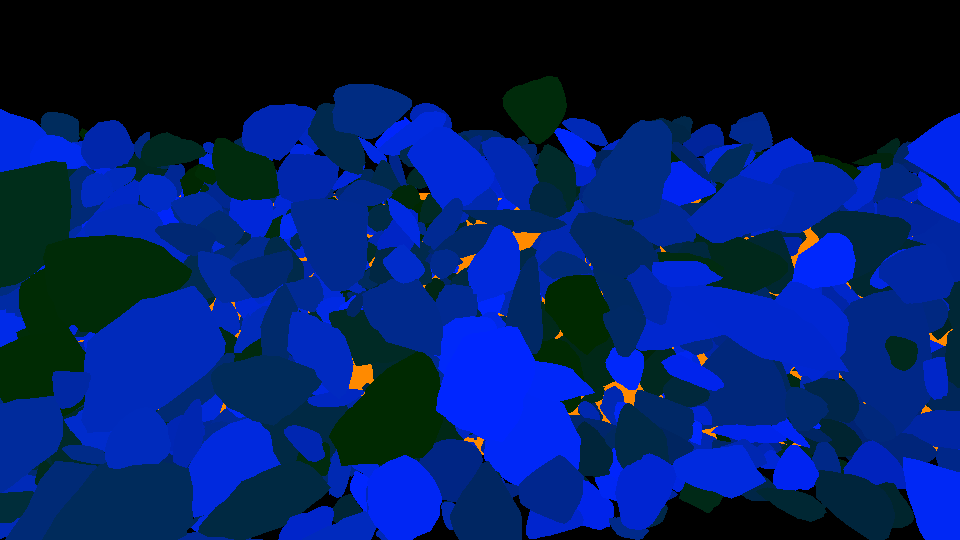
#> input picture synthetic/img-origin.png, 960 x 540 px
$ python -i watershed.py   (imports and definitions only)   (older library calls are emulated)
#> lines starting #> are read from the running program, lines starting #| are printed output that depends on the picture; after the words box and inside, x2 and y2 are one past the last pixel; in counts of white or black regions, pixels touching at a corner belong together
import numpy as np
import cv2
from skimage.feature import peak_local_max
from skimage.segmentation import watershed
from scipy import ndimage

class NoMarkersError(Exception):
    pass


import logging
import numpy as np


# Homomorphic filter class
class HomomorphicFilter:
    """Homomorphic filter implemented with diferents filters and an option to an external filter.

    High-frequency filters implemented:
        butterworth
        gaussian
    Attributes:
        a, b: Floats used on emphasis filter:
            H = a + b*H

        .
    """

    def __init__(self, a=0.5, b=1.5):
        self.a = float(a)
        self.b = float(b)

    # Filters
    def __butterworth_filter(self, I_shape, filter_params):
        P = I_shape[0] / 2
        Q = I_shape[1] / 2
        U, V = np.meshgrid(range(I_shape[0]), range(I_shape[1]), sparse=False, indexing='ij')
        Duv = (((U - P) ** 2 + (V - Q) ** 2)).astype(float)
        H = 1 / (1 + (Duv / filter_params[0] ** 2) ** filter_params[1])
        return (1 - H)

    # [8 lines left out: function __gaussian_filter, not called in this run]

    # Methods
    def __apply_filter(self, I, H):
        H = np.fft.fftshift(H)
        I_filtered = (self.a + self.b * H) * I
        return I_filtered

    def filter(self, I, filter_params, filter='butterworth', H=None):
        """
        Method to apply homormophic filter on an image
        Attributes:
            I: Single channel image
            filter_params: Parameters to be used on filters:
                butterworth:
                    filter_params[0]: Cutoff frequency
                    filter_params[1]: Order of filter
                gaussian:
                    filter_params[0]: Cutoff frequency
            filter: Choose of the filter, options:
                butterworth
                gaussian
                external
            H: Used to pass external filter
        """

        #  Validating image
        if len(I.shape) is not 2:
            raise Exception('Improper image')

        # Take the image to log domain and then to frequency domain
        I_log = np.log1p(np.array(I, dtype="float"))
        I_fft = np.fft.fft2(I_log)

        # Filters
        if filter == 'butterworth':
            H = self.__butterworth_filter(I_shape=I_fft.shape, filter_params=filter_params)
        elif filter == 'gaussian':
            H = self.__gaussian_filter(I_shape=I_fft.shape, filter_params=filter_params)
        elif filter == 'external':
            print('external')
            if len(H.shape) is not 2:
                raise Exception('Invalid external filter')
        else:
            raise Exception('Selected filter not implemented')

        # Apply filter on frequency domain then take the image back to spatial domain
        I_fft_filt = self.__apply_filter(I=I_fft, H=H)
        I_filt = np.fft.ifft2(I_fft_filt)
        I = np.exp(np.real(I_filt)) - 1
        return np.uint8(I)


# End of class HomomorphicFilter


def crop(frame):
    return frame[850:1750, 0:1000]


# [28 lines left out: functions preprocessing, getSobel, not called in this run]

def findMarkers(v):
    kernel = np.ones((9, 9), np.uint8)
    v = cv2.morphologyEx(v, cv2.MORPH_OPEN, kernel)
    v = cv2.cvtColor(v, cv2.COLOR_GRAY2BGR)
    v = cv2.pyrMeanShiftFiltering(v, 11, 21)
    v = cv2.cvtColor(v, cv2.COLOR_BGR2GRAY)
    homo_filter = HomomorphicFilter(a = 0.75, b = 1.25)
    v = homo_filter.filter(I=v, filter_params=[20,2])
#     print('before markers')
#     show(v)
#     thresh = cv2.adaptiveThreshold(v, 255, cv2.ADAPTIVE_THRESH_GAUSSIAN_C, cv2.THRESH_BINARY, 21, 2)
    thresh = cv2.threshold(v,0,255,cv2.THRESH_BINARY+cv2.THRESH_OTSU)[1]
    kernel = np.ones((15, 15), np.uint8)
    markers = cv2.morphologyEx(thresh, cv2.MORPH_CLOSE, kernel)
    markers = cv2.morphologyEx(thresh, cv2.MORPH_OPEN, kernel)
#     print('markers')
#     show(markers)
    return thresh
#     return markers

# [10 lines left out: function doWatershed, not called in this run]


def findContours(gray, mode=3, returnContours=False):
    markers = findMarkers(gray)
    if np.all(np.count_nonzero(markers == 255) < 100000):
        raise NoMarkersError
    maskSobel = getSobel(gray)
    # Iterate through unique labels
    labels = doWatershed(markers, maskSobel)

    black = np.zeros(gray.shape, np.uint8)

    n = 0
    Areas = []
    contours = []
    for label in np.unique(labels):
        if label == 0:
            continue
        # Create a mask
        mask = np.zeros(markers.shape, dtype="uint8")
        mask[labels == label] = 255
        # Find contours and determine contour area
        cnts = cv2.findContours(mask.copy(), cv2.RETR_EXTERNAL, cv2.CHAIN_APPROX_SIMPLE)
        cnts = cnts[0] if len(cnts) == 2 else cnts[1]
        c = max(cnts, key=cv2.contourArea)
        contours.append(c)
        area = cv2.contourArea(c)
        if area > 10:
            Areas.append(area)
        n += 1
        if mode == 0:
            cv2.drawContours(black, [c], -1, (255, 255, 255), -1)
        if mode == 1:
            cv2.drawContours(black, [c], -1, (0, 0, 0), 1)
        if mode == 2:
            cv2.drawContours(black, [c], -1, (255, 255, 255), -1)
            cv2.drawContours(black, [c], -1, (0, 0, 0), 2)
        if mode == 3:
            cv2.drawContours(gray, [c], -1, (0, 0, 0), 1)
    if returnContours:
        return contours
    else:
        return gray, black

>>> import cv2
>>> picture = cv2.imread('../synthetic/img-origin.png', cv2.IMREAD_GRAYSCALE)
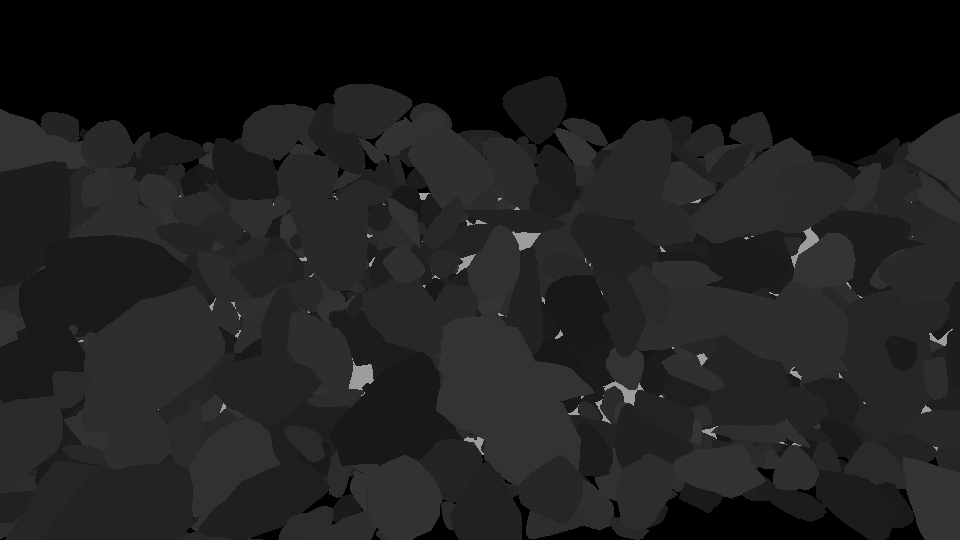
#> picture: shape (540, 960); min 0, max 157, mean 29.8
>>> result = findContours(picture)
#> in filter, `I_log = np.log1p(np.array(I, dtype="float"))`:
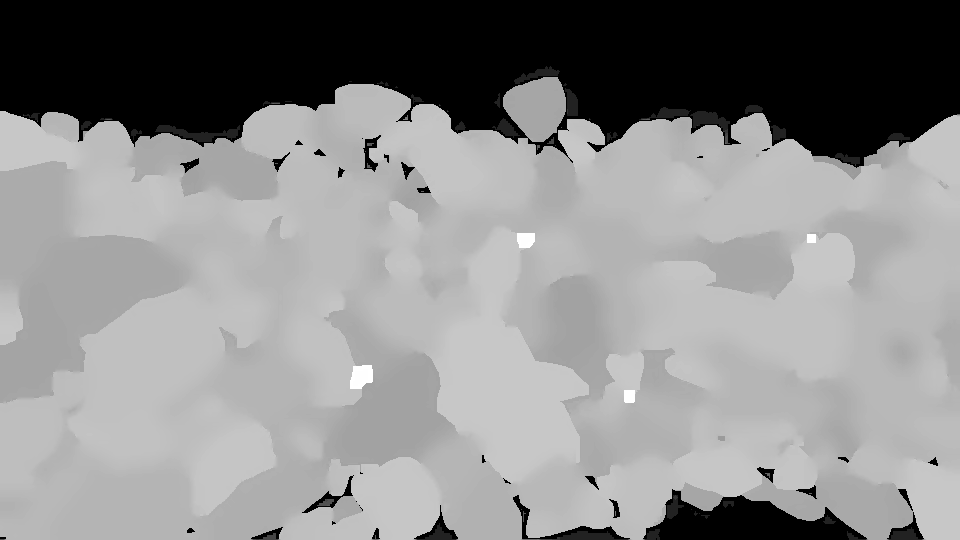
#> I_log: shape (540, 960) float64; min 0, max 5.06, mean 2.76; drawn with min black and max white
#> in __apply_filter, `H = np.fft.fftshift(H)`:
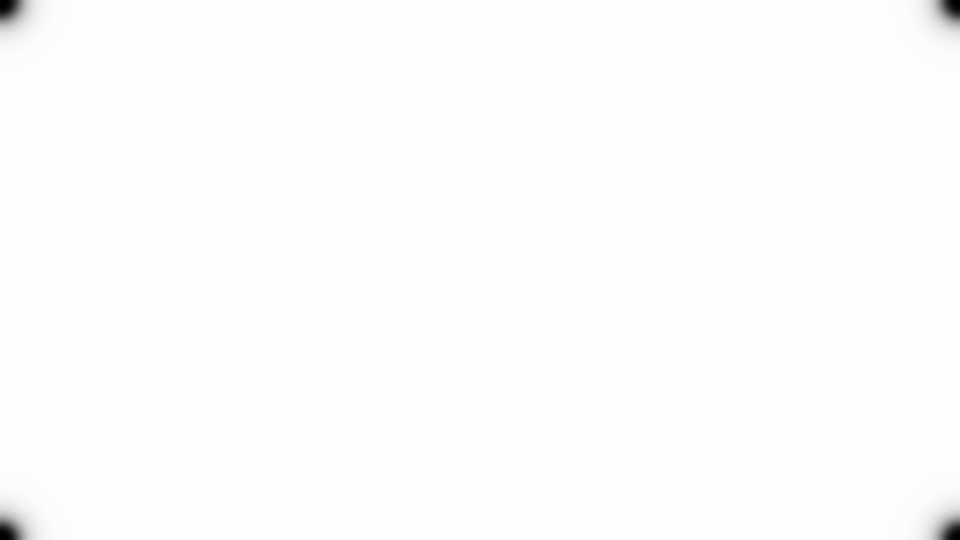
#> H: shape (540, 960) float64; min 0, max 1, mean 0.996
#> in filter, `I = np.exp(np.real(I_filt)) - 1`:
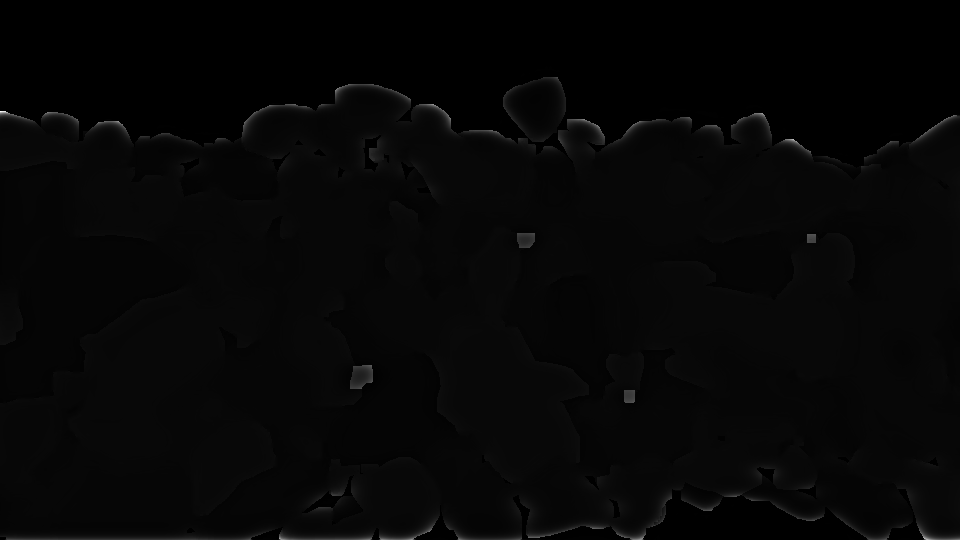
#> I: shape (540, 960) float64; min -0.992, max 553, mean 13.3; drawn with min black and max white
#> in filter, `return np.uint8(I)`:
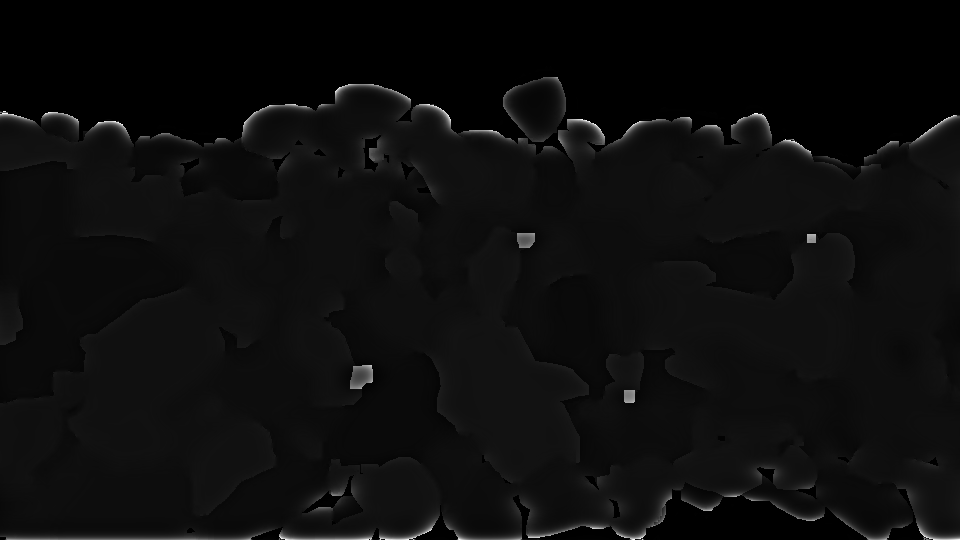
#> returned value: shape (540, 960); min 0, max 255, mean 12.8
#> in findMarkers, `thresh = cv2.threshold(v,0,255,cv2.THRESH_BINARY+cv2.THRESH_OTSU)[1]`:
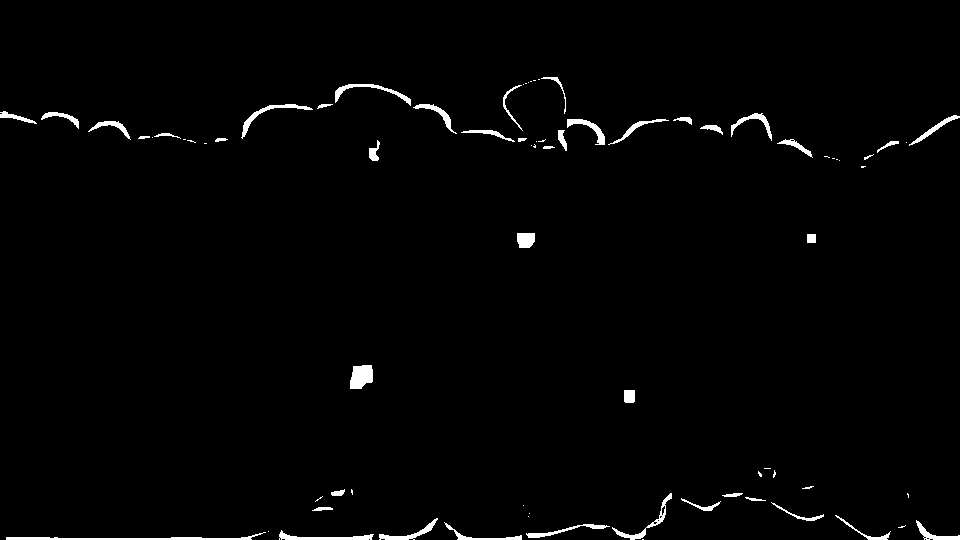
#> thresh: shape (540, 960); 1.5% white; 77 white regions (33 under 20 px), largest, box (x1, y1, x2, y2) and area: (6, 532, 266, 540) 607, (350, 365, 373, 389) 448, (279, 530, 374, 540) 353
#> in findMarkers, `markers = cv2.morphologyEx(thresh, cv2.MORPH_CLOSE, kernel)`: markers: shape (540, 960); 2% white; 36 white regions (15 under 20 px), largest, box (x1, y1, x2, y2) and area: (0, 493, 721, 540) 2969, (335, 84, 567, 151) 1633, (0, 111, 181, 140) 769
#> in findMarkers, `markers = cv2.morphologyEx(thresh, cv2.MORPH_OPEN, kernel)`:
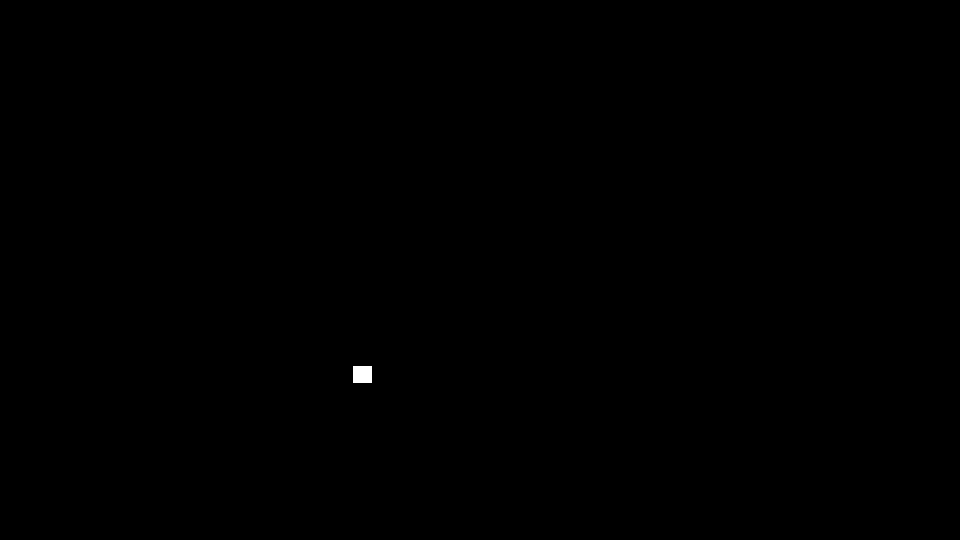
#> markers: shape (540, 960); 0.06% white; 1 white region, box (x1, y1, x2, y2) and area: (353, 366, 372, 383) 323
#> (the run stopped early here; a loop or call above may not have finished)
